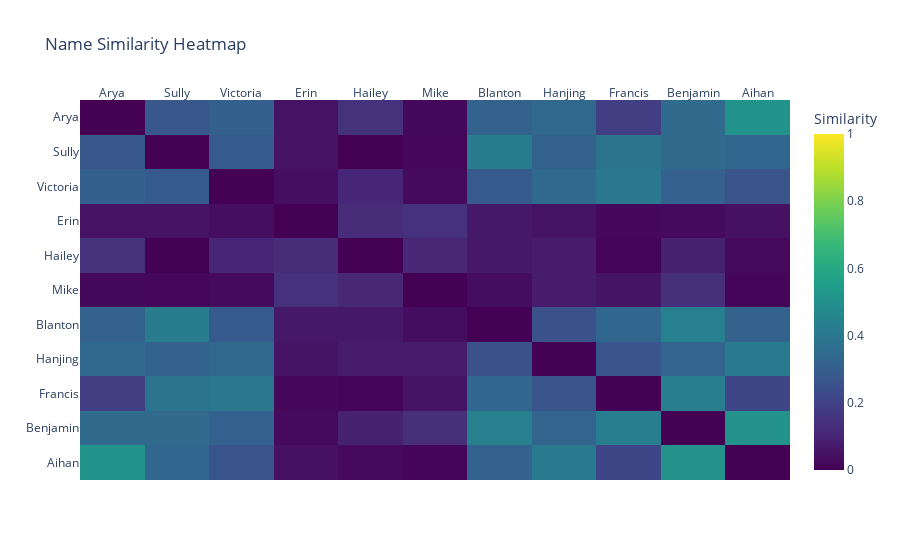

This figure's notebook cell:
### Code cell
names = similarity_matrix.index.tolist()
similarity_matrix = similarity_matrix.values

fig = go.Figure(data=go.Heatmap(
    z=similarity_matrix,
    x=names,
    y=names,
    colorscale='Viridis',
    zmin=0,
    zmax=1,
    colorbar=dict(title="Similarity"),
    hovertemplate="Name 1: %{y}<br>Name 2: %{x}<br>Similarity: %{z:.2f}<extra></extra>"
))

fig.update_layout(
    title="Name Similarity Heatmap",
    xaxis=dict(side="top"),
    yaxis=dict(autorange="reversed")  # so matrix reads top-left to bottom-right
)

fig.show()

### Figure 1 — Plotly figure (JSON) as saved in the notebook; plotly's stock layout.template omitted (floating-point values rounded to 4 significant figures)
{"data": [{"colorbar": {"title": {"text": "Similarity"}}, "colorscale": [[0, "#440154"], [0.1111, "#482878"], [0.2222, "#3e4989"], [0.3333, "#31688e"], [0.4444, "#26828e"], [0.5556, "#1f9e89"], [0.6667, "#35b779"], [0.7778, "#6ece58"], [0.8889, "#b5de2b"], [1, "#fde725"]], "hovertemplate": "Name 1: %{y}<br>Name 2: %{x}<br>Similarity: %{z:.2f}<extra></extra>", "type": "heatmap", "x": ["Arya", "Sully", "Victoria", "Erin", "Hailey", "Mike", "Blanton", "Hanjing", "Francis", "Benjamin", "Aihan"], "y": ["Arya", "Sully", "Victoria", "Erin", "Hailey", "Mike", "Blanton", "Hanjing", "Francis", "Benjamin", "Aihan"], "z": [[0, 0.2711, 0.3049, 0.05039, 0.1441, 0.02367, 0.3157, 0.3327, 0.184, 0.3458, 0.5109], [0.2711, 0, 0.2845, 0.05201, 0.0005154, 0.01774, 0.4132, 0.3133, 0.3807, 0.3459, 0.3293], [0.3049, 0.2845, 0, 0.03669, 0.1068, 0.02568, 0.284, 0.3348, 0.3956, 0.3097, 0.2613], [0.05039, 0.05201, 0.03669, 0, 0.1259, 0.1431, 0.06619, 0.05392, 0.021, 0.02625, 0.04653], [0.1441, 0.0005154, 0.1068, 0.1259, 0, 0.1078, 0.06438, 0.07763, 0.007813, 0.09279, 0.02538], [0.02367, 0.01774, 0.02568, 0.1431, 0.1078, 0, 0.03279, 0.07649, 0.05371, 0.1378, 0.01492], [0.3157, 0.4132, 0.284, 0.06619, 0.06438, 0.03279, 0, 0.2493, 0.3308, 0.438, 0.3121], [0.3327, 0.3133, 0.3348, 0.05392, 0.07763, 0.07649, 0.2493, 0, 0.261, 0.3196, 0.4096], [0.184, 0.3807, 0.3956, 0.021, 0.007813, 0.05371, 0.3308, 0.261, 0, 0.4246, 0.2107], [0.3458, 0.3459, 0.3097, 0.02625, 0.09279, 0.1378, 0.438, 0.3196, 0.4246, 0, 0.5093], [0.5109, 0.3293, 0.2613, 0.04653, 0.02538, 0.01492, 0.3121, 0.4096, 0.2107, 0.5093, 0]], "zmax": 1, "zmin": 0}], "layout": {"title": {"text": "Name Similarity Heatmap"}, "xaxis": {"side": "top"}, "yaxis": {"autorange": "reversed"}}}
